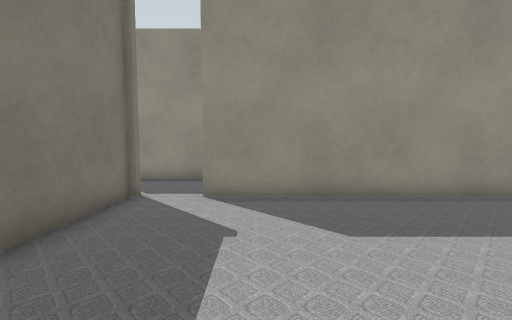
View 1 (above)

24 first-person views from a walk through a Gazebo world. The camera is 0.72 m above the floor, tilts 4° down and sees 90° across. Floor lines are 1 m apart. The floor is counted in squares, 0.5 m on a side. Each view is taken from the middle of a square. On the plan, view 1 faces up. The plan holds only what a view shows up to about 13 squares ahead; the rest is blank. The place goes on beyond the plan.

View 2
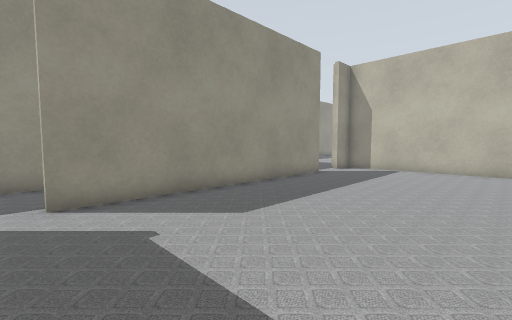

View 3
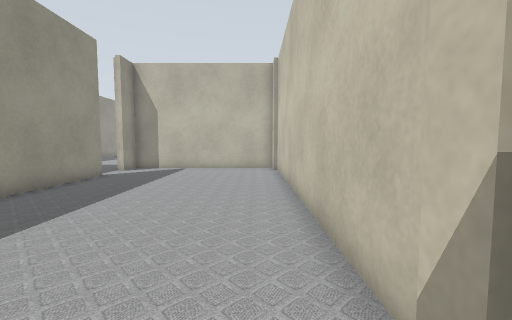

View 4
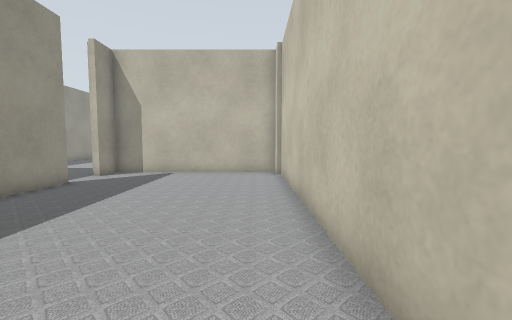

View 5
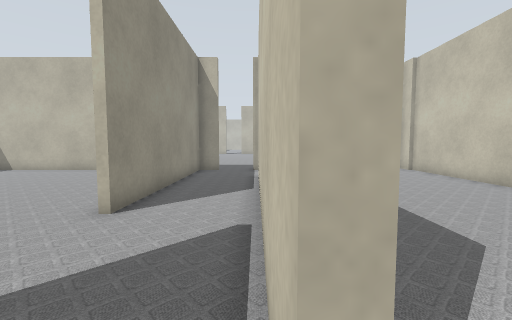

View 6
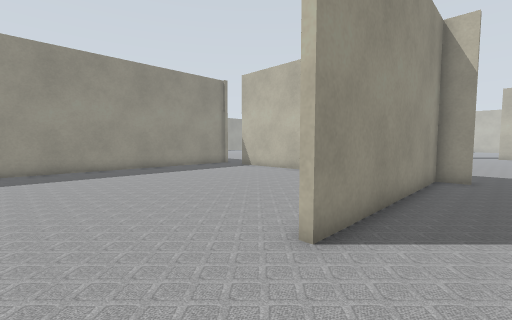

View 7
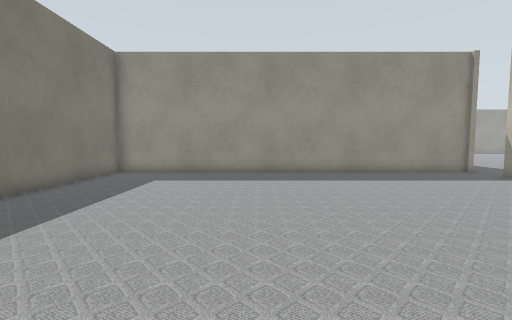

View 8
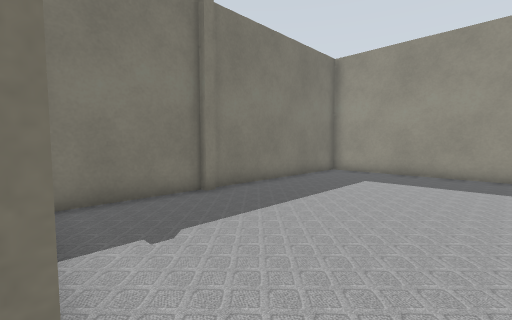

View 9
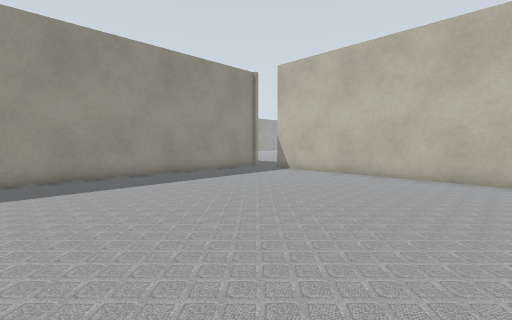

View 10
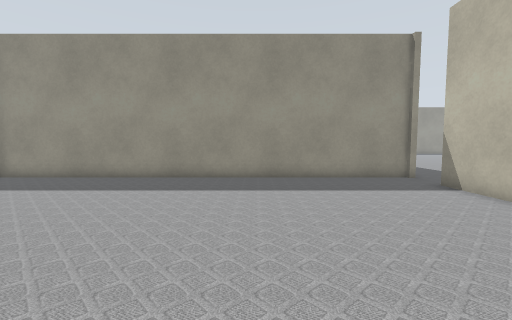

View 11
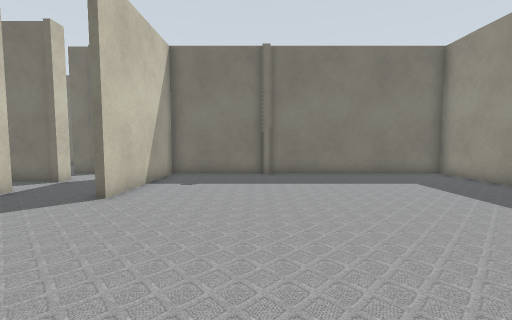

View 12
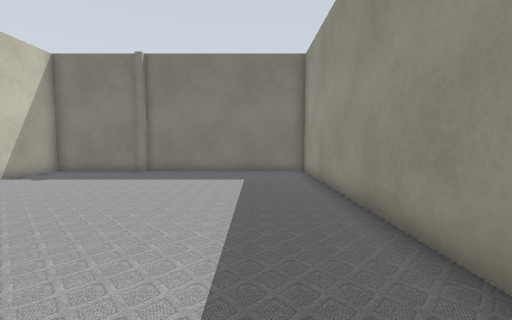

View 13
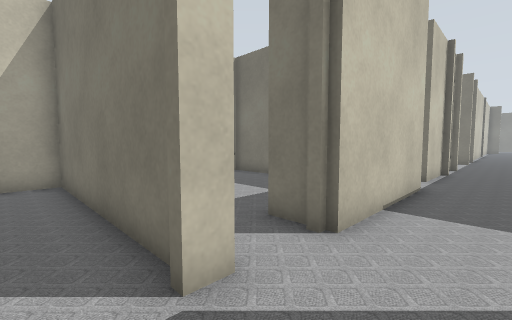

View 14
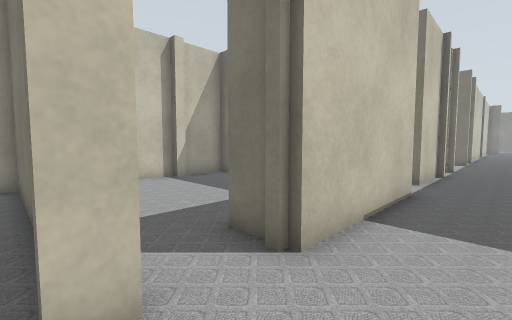

View 15
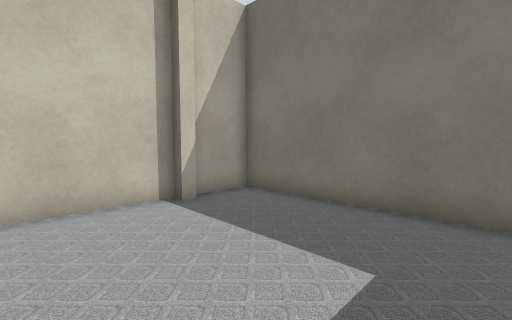

View 16
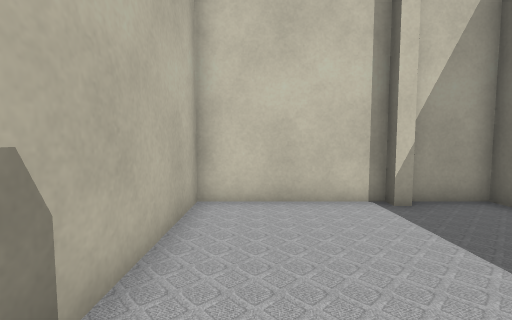

View 17
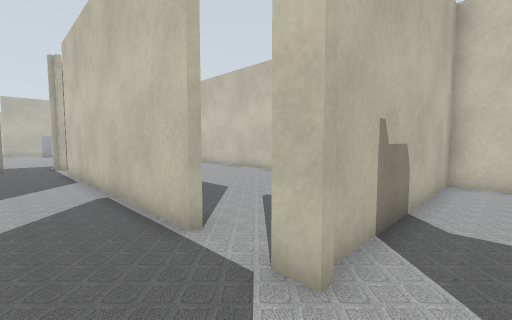

View 18
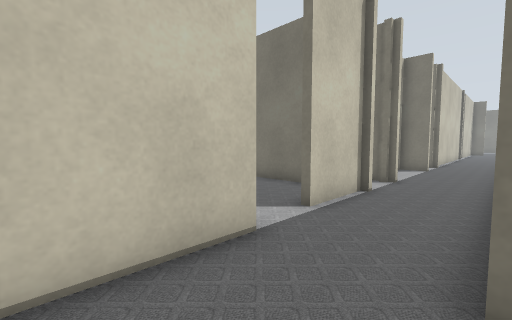

View 19
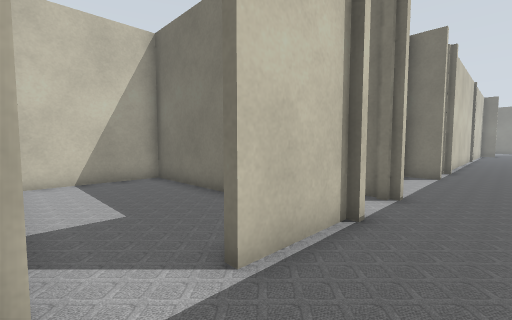

View 20
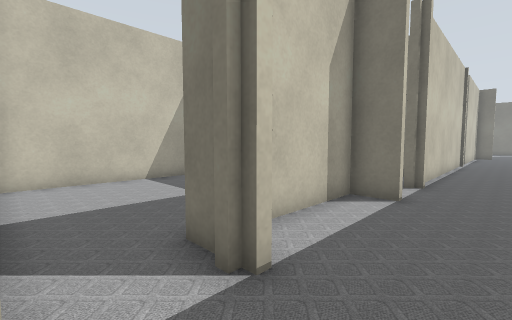

View 21
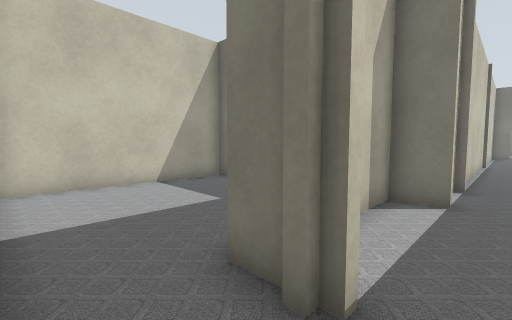

View 22
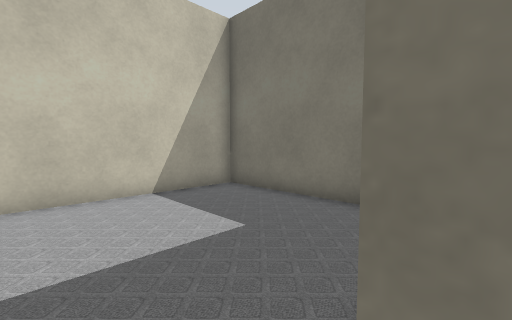

View 23
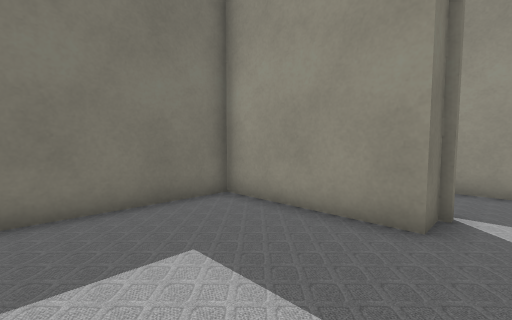

View 24
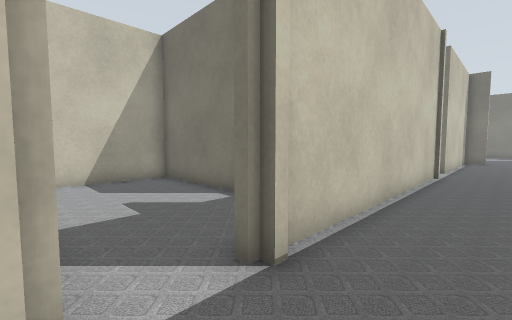

### Floor plan
Ten units are one square. View 1 is at (0, 0); x grows to the right and y downward. Boxes are objects, and circles mark ways between rooms. Rooms are numbered by the first view taken in them; rooms with no view inside come last. Other rooms are left out.
<svg viewBox="-350 -275 476 291">
<path fill="none" stroke="#000" d="M-4 11 112 11M91 -66 -15 -66M111 9 119 9M-33 -69 -33 11M121 10 121 -66 108 -66M-12 8 -8 8M-5 -69 90 -69M112 -89 112 -99 30 -99M-54 -146 -54 -143M-56 -143 -56 -102 -4 -102M112 -109 112 -205M112 -224 -56 -224 -56 -146M-10 -99 -46 -99M-39 -69 -33 -69M-15 -69 -5 -69M-86 8 -81 8M-81 11 -19 11M-107 -51 -107 11M-56 -71 -56 -56M-36 11 -36 -64M-111 11 -88 11M-66 -71 -56 -71M-110 -71 -66 -71M-229 -59 -195 -59M-169 -99 -181 -99M-160 -69 -128 -69M-345 -69 -258 -69M-179 -71 -179 -56 -229 -56M-228 -71 -228 11 -161 11M-278 -34 -278 11 -241 11M-155 -49 -155 11M-161 11 -111 11"/>
<circle cx="100" cy="-70" r="3" fill="#2a7"/>
<circle cx="-20" cy="-70" r="3" fill="#2a7"/>
<circle cx="15" cy="-100" r="3" fill="#2a7"/>
<circle cx="-10" cy="-85" r="3" fill="#2a7"/>
<circle cx="110" cy="-210" r="3" fill="#2a7"/>
<circle cx="-35" cy="-85" r="3" fill="#2a7"/>
<circle cx="-50" cy="-65" r="3" fill="#2a7"/>
<circle cx="-60" cy="-85" r="3" fill="#2a7"/>
<circle cx="-110" cy="-85" r="3" fill="#2a7"/>
<circle cx="-170" cy="-65" r="3" fill="#2a7"/>
<circle cx="-245" cy="-70" r="3" fill="#2a7"/>
<circle cx="-120" cy="-70" r="3" fill="#2a7"/>
<text x="40" y="-30">1</text>
<text x="40" y="-90">2</text>
<text x="30" y="-160">3</text>
<text x="-30" y="-90">4</text>
<text x="-70" y="-30">5</text>
<text x="-60" y="-90">6</text>
<text x="-70" y="-270">7</text>
<text x="-220" y="-80">8</text>
<text x="-190" y="-30">9</text>
<text x="-260" y="-30">10</text>
<text x="-130" y="-30">11</text>
</svg>
Room 1 opens to room 2. Room 1 opens to room 4. Room 2 opens to room 3. Room 2 opens to room 4. Room 3 opens to room 7. Room 4 opens to room 6. Room 5 opens to room 6. Room 6 opens to room 7. Room 7 opens to room 8. Room 8 opens to room 9. Room 8 opens to room 10. Room 8 opens to room 11.

Where each view was taken, in squares from view 1:
view 1: 0 up, 0 right, facing up
view 2: 0 up, 2 left, facing up-right
view 3: 0 up, 2 left, facing right
view 4: 0 up, 0 right, facing right
view 5: 7 up, 2 left, facing right
view 6: 8 up, 0 right, facing up-right
view 7: 10 up, 1 right, facing up
view 8: 10 up, 1 right, facing up-left
view 9: 11 up, 0 right, facing up-right
view 10: 12 up, 5 right, facing up
view 11: 14 up, 6 right, facing left
view 12: 20 up, 7 right, facing left
view 13: 9 up, 2 left, facing down-left
view 14: 9 up, 3 left, facing down-left
view 15: 5 up, 5 left, facing down-left
view 16: 5 up, 5 left, facing down
view 17: 9 up, 5 left, facing down-right
view 18: 10 up, 8 left, facing down-left
view 19: 9 up, 11 left, facing down-left
view 20: 9 up, 16 left, facing down-left
view 21: 8 up, 16 left, facing down-left
view 22: 6 up, 17 left, facing down-left
view 23: 1 up, 17 left, facing up-left
view 24: 9 up, 23 left, facing down-left
